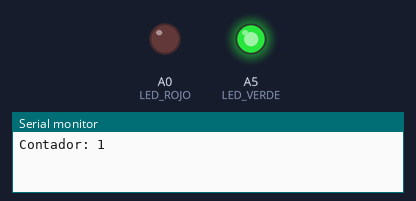
Simulated run of this sketch. Board: Arduino Uno, built with avr-gcc and run on an emulated ATmega328P. On the bench: output pins drawn as LEDs (lit = HIGH), the last lines printed to the serial monitor.

Above: at 1.0 s.
At 2.5 s:
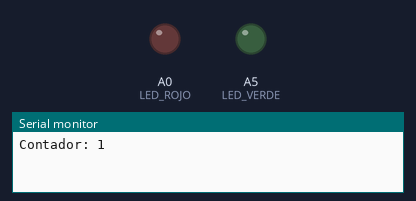
At 4.12 s:
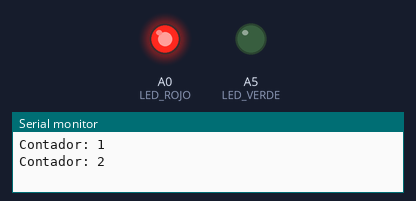
Timing chart, 0 to 5.9 s (numbered marks = the images above):
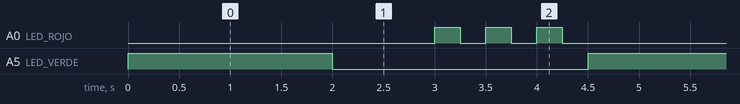

Measured:
- by itself, A0 (LED_ROJO): repeats every 4.5 s: 2 × (LOW 0.25 s, HIGH 0.25 s), LOW 3.3 s, HIGH 0.25 s
- by itself, A5 (LED_VERDE): alternates HIGH for 2.0 s and LOW for 2.5 s
- by itself, everything shown: repeats every 4.5 s, in 8 steps

The sketch:

ej_2.1.ino
```cpp
/*Ejercicio 2-1
Al ejercicio 1-2 de la clase anterior reemplazar por un led rojo si es par y un led
verde si es impar en el enunciado, cumpliendo con la misma consigna.

Declarar una variable contador. En el loop incrementar en 1 el contador, y cuando el contador
sea par, debemos encender el led integrado  3 veces cada 500 milisegundos, en caso contrario
si el número es impar debemos encender el led una vez 2 segundos. Mostrar el valor del contador
por el monitor serial.
*/

int contador = 0;
#define LED_ROJO A0
#define LED_VERDE A5

void setup()
{
  pinMode(LED_ROJO, OUTPUT);
  pinMode(LED_VERDE, OUTPUT);
  Serial.begin(9600);
}

void loop()
{
    contador ++;
    Serial.print("Contador: ");
    Serial.println(contador);

    if (contador % 2 == 0)
    {
        if (contador % 2 == 0)
        {
          // Contador par, enciende el LED 3 veces cada 500 ms
          for (int i = 0; i < 3; i++)
          {
              digitalWrite(LED_ROJO, HIGH);
              delay(250);
              digitalWrite(LED_ROJO, LOW);
              delay(250);
          }
    	}
    }
    else
    {
        digitalWrite(LED_VERDE, HIGH);
        delay(2000); // Wait for 1000 millisecond(s)
        digitalWrite(LED_VERDE, LOW);
        delay(1000);
    }
}
```
